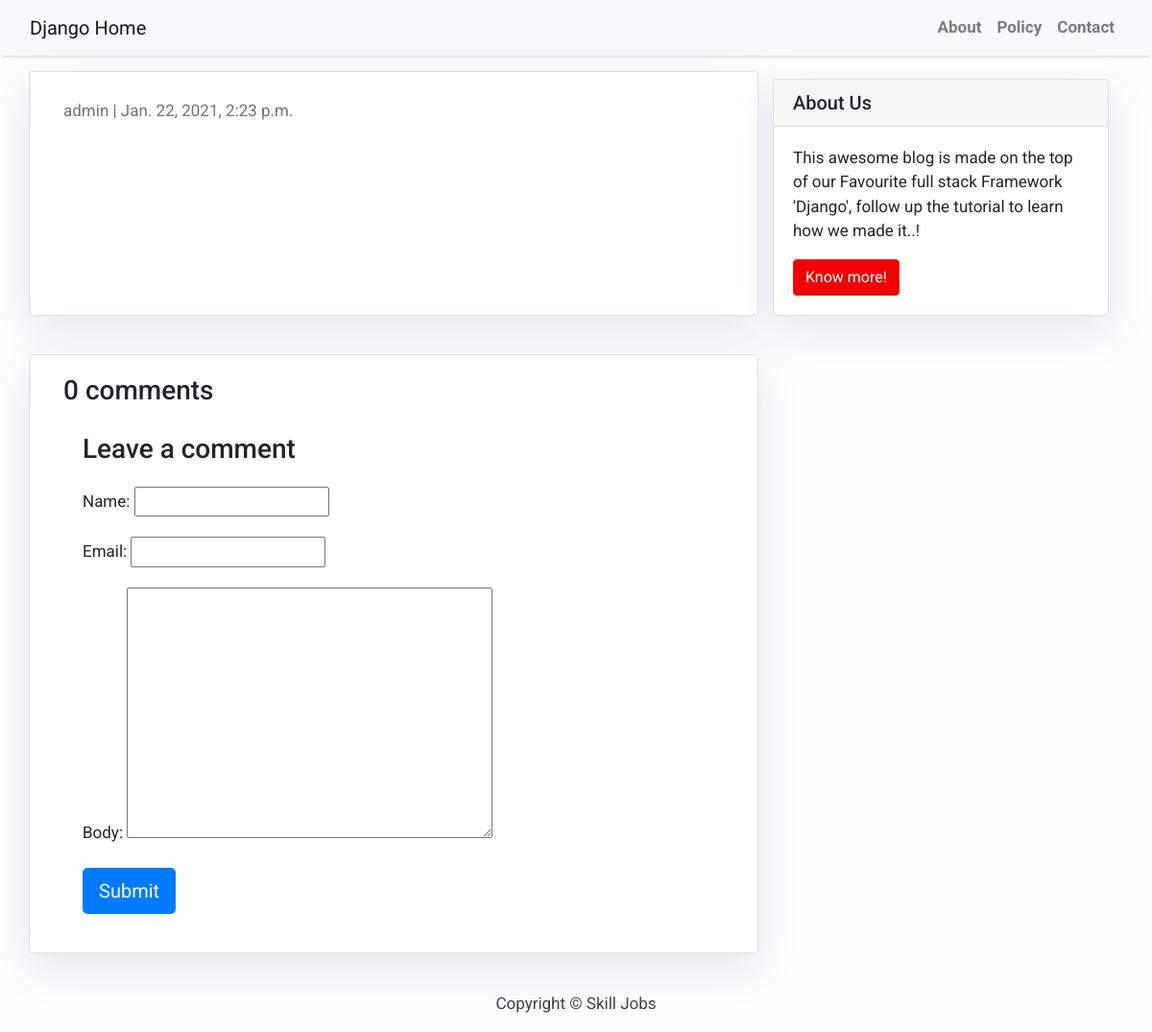
/my-third-post/, run on an earlier commit of the app's database.
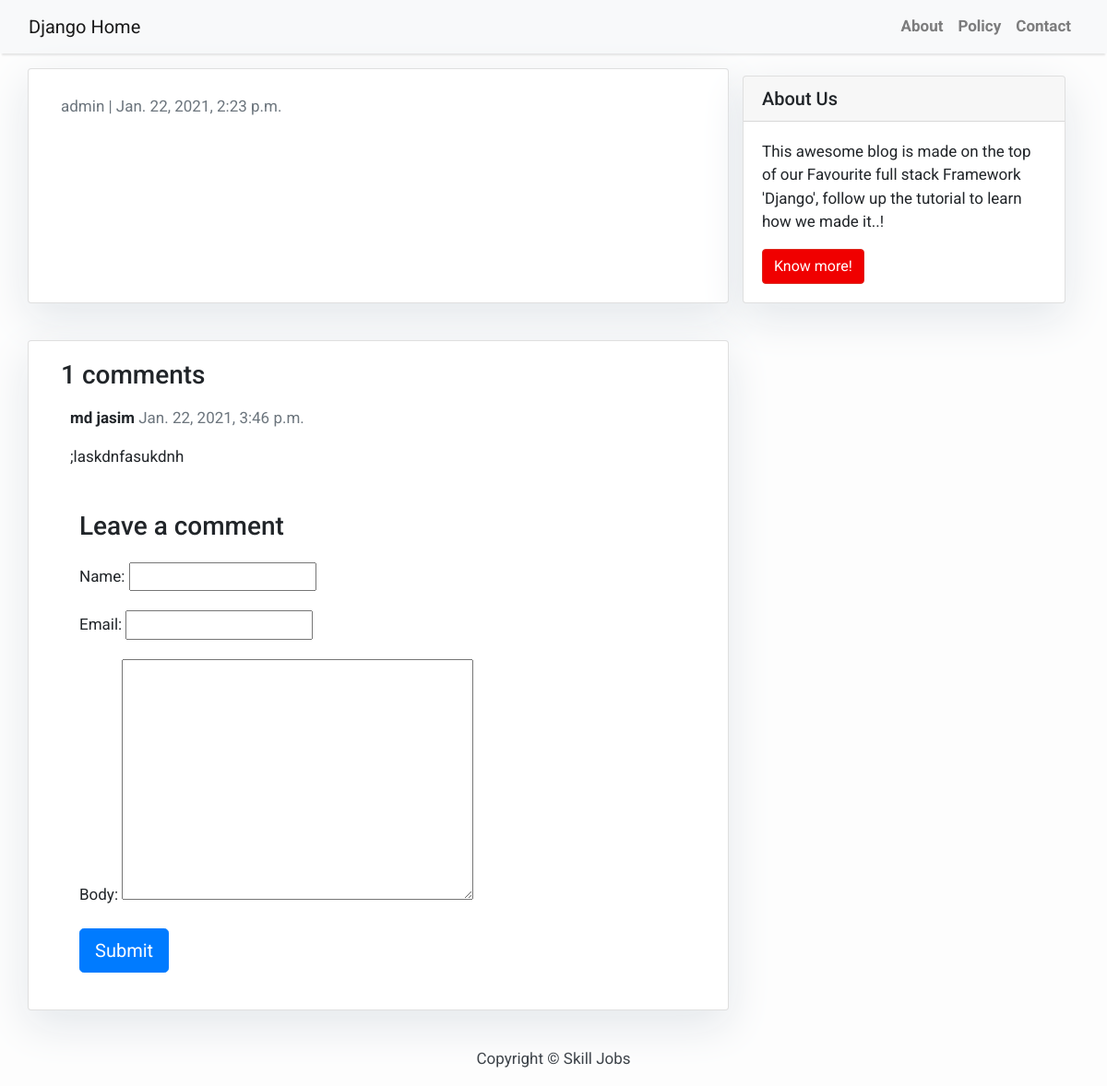
And on a later commit of the database.
### blog/models.py (models this page shows, shortened)
class Comment(models.Model):
    post = models.ForeignKey(Post, on_delete=models.CASCADE, related_name='comments')
    name = models.CharField(max_length=50)
    email = models.EmailField()
    body = models.TextField()
    created_on = models.DateTimeField(auto_now_add=True)
    active = models.BooleanField(default=False)
    class Meta:
        ordering = ['created_on']

### blog/views.py (the view)
# urls.py: path('<slug:slug>/', views.post_detail, name='post_detail'),
def post_detail(request, slug):
    template_name = 'PostDetails.html'
    post = get_object_or_404(Post, slug=slug)
    comments = post.comments.filter(active=True)
    new_comment = None
    if request.method == "POST":
        comment_form = CommentForm(data=request.POST)  # => Comment parameter pass new_comment
        if comment_form.is_valid():  # -> is valid comment
            new_comment = comment_form.save(commit=False)  # => comment save
            new_comment.post = post  # => post
            new_comment.save()
    else:
        comment_form = CommentForm()  # => empty comment set
    return render(request, template_name, {
        'post': post,
        'comments': comments,  # => old comments
        'new_comment': new_comment,  # => new comments waiting for acceptation
        'comment_form': comment_form  # => pass the form for comments
    })

### blog/forms.py
class CommentForm(forms.ModelForm):
    class Meta:
        model = Comment
        fields = ('name', 'email', 'body')

### templates/PostDetails.html (shortened to what this page needs)
{% extends 'base.html' %} {% block content %}
    <div class="container">
        <div class="row">
            <div class="col-md-8 card mb-4  mt-3 left  top">
                <div class="card-body">
                    <p class=" text-muted">{{ post.author }} | {{ post.created_on }}</p>
                </div>
            </div>
            {% block sidebar %} {% include 'sidebar.html' %} {% endblock sidebar %}
        </div>
        <div class="row">
            <div class="col-md-8 card mb-4 mt-3">
                <div class="card-body">
                    <h3>{{ comments.count }} comments</h3>
                    {% for comment in comments %}
                        <div class="comments" style="padding: 10px">
                            <p class="font-weight-bold">
                                {{ comment.name }}
                                <span class="text-muted font-weight-normal">{{ comment.created_on }}</span>
                            </p>
                            {{ comment.body | linebreaks }}
                        </div>
                    {% endfor %}
                    <div class="card-body">
                        {% if new_comment %}
                            <div class="alert alert-success">
                                Your Comment will taking permission from admin
                            </div>
                        {% else %}
                            <h3>Leave a comment</h3>
                            <form method="post" style="margin-top: 1.3em">
                                {{ comment_form.as_p }}
                                <button type="submit" class="btn btn-primary btn-lg">Submit</button>
                            </form>
                        {% endif %}
                    </div>
                </div>
            </div>
        </div>
    </div>
{% endblock content %}

What changed in the data, as far as the page shows it:
added Comment: name "md jasim", created_on "Jan. 22, 2021, 3:46 p.m.", body ";laskdnfasukdnh"
Also different on the page:
{{ comments.count }}: "0" → "1"
